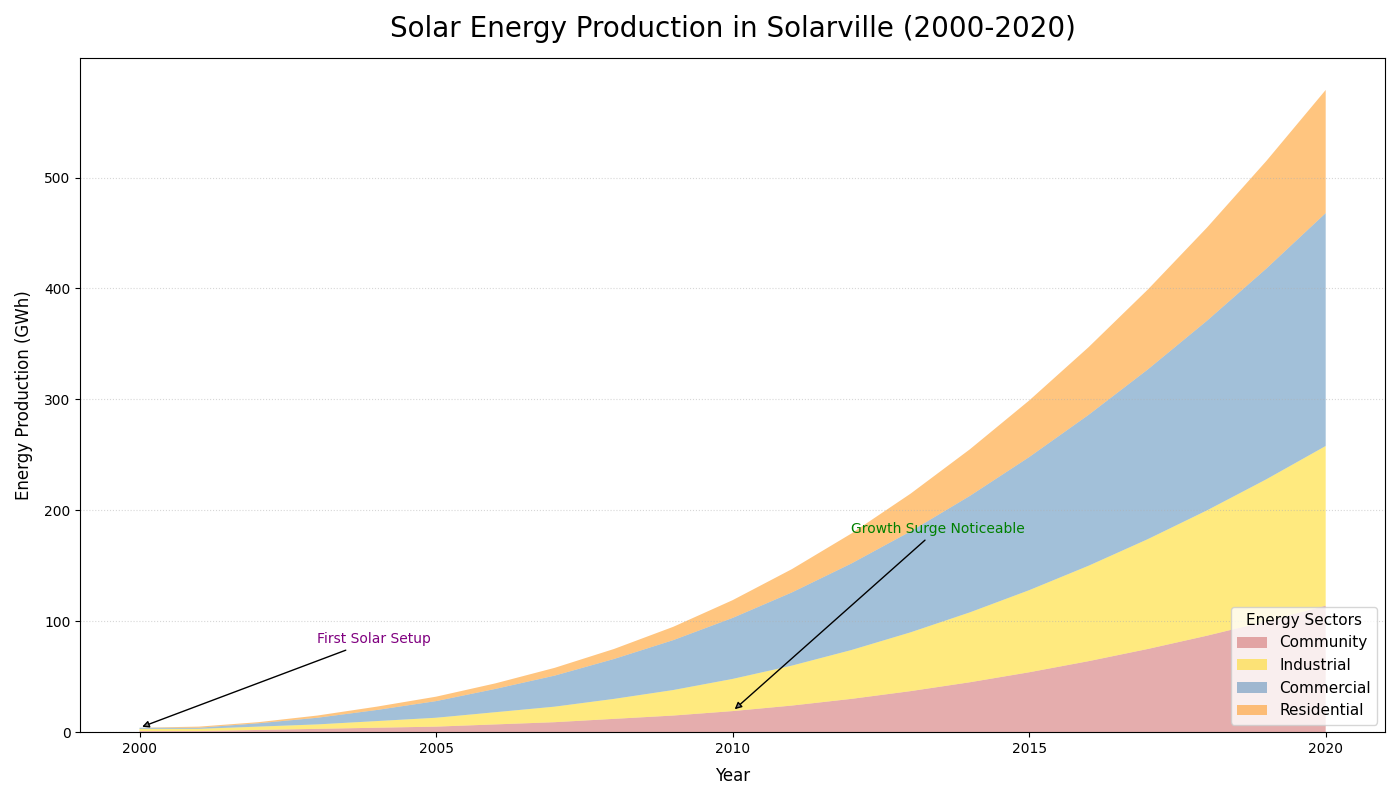

This figure's Python source:
import matplotlib.pyplot as plt
import numpy as np

years = np.arange(2000, 2021)
residential_production = np.array([1, 1, 2, 3, 4, 5, 7, 9, 12, 15, 19, 24, 30, 37, 45, 54, 64, 75, 87, 100, 114])
commercial_production = np.array([2, 2, 3, 4, 6, 8, 11, 14, 18, 23, 29, 36, 44, 53, 63, 74, 86, 99, 113, 128, 144])
industrial_production = np.array([1, 1, 3, 6, 10, 15, 21, 28, 36, 45, 55, 66, 78, 91, 105, 120, 136, 153, 171, 190, 210])
community_production = np.array([0, 1, 1, 2, 3, 4, 5, 7, 9, 12, 16, 21, 27, 34, 42, 51, 61, 72, 84, 97, 111])

production_data = np.vstack([residential_production, commercial_production, industrial_production, community_production])

fig, ax = plt.subplots(figsize=(14, 8))

# Changed style elements
colors = ['#CD5C5C', '#FFD700', '#4682B4', '#FF8C00']  # Changed color order
labels = ['Community', 'Industrial', 'Commercial', 'Residential']  # Changed order for variety

ax.stackplot(years, production_data, labels=labels, colors=colors, alpha=0.5)  # Changed transparency level

# Changing plot styles
ax.set_title('Solar Energy Production in Solarville (2000-2020)', fontsize=20, fontweight='normal', pad=15)
ax.set_xlabel('Year', fontsize=12, labelpad=8)
ax.set_ylabel('Energy Production (GWh)', fontsize=12, labelpad=8)

# Altered ticks and grid style
ax.set_xticks(years[::5])  # Changed spacing of x-ticks
ax.set_yticks(np.arange(0, 501, 100))  # Changed spacing of y-ticks
ax.yaxis.grid(True, linestyle=':', alpha=0.5)  # Changed grid style

# Altered legend
ax.legend(loc='lower right', fontsize=11, title='Energy Sectors', title_fontsize='11')  # Changed location and font size

ax.annotate('First Solar Setup', xy=(2000, 4), xytext=(2003, 80),
            arrowprops=dict(facecolor='gray', arrowstyle='-|>'),
            fontsize=10, color='purple', fontweight='normal')

ax.annotate('Growth Surge Noticeable', xy=(2010, 19), xytext=(2012, 180),
            arrowprops=dict(facecolor='gray', arrowstyle='-|>'),
            fontsize=10, color='green', fontweight='normal')

plt.tight_layout()
plt.show()
